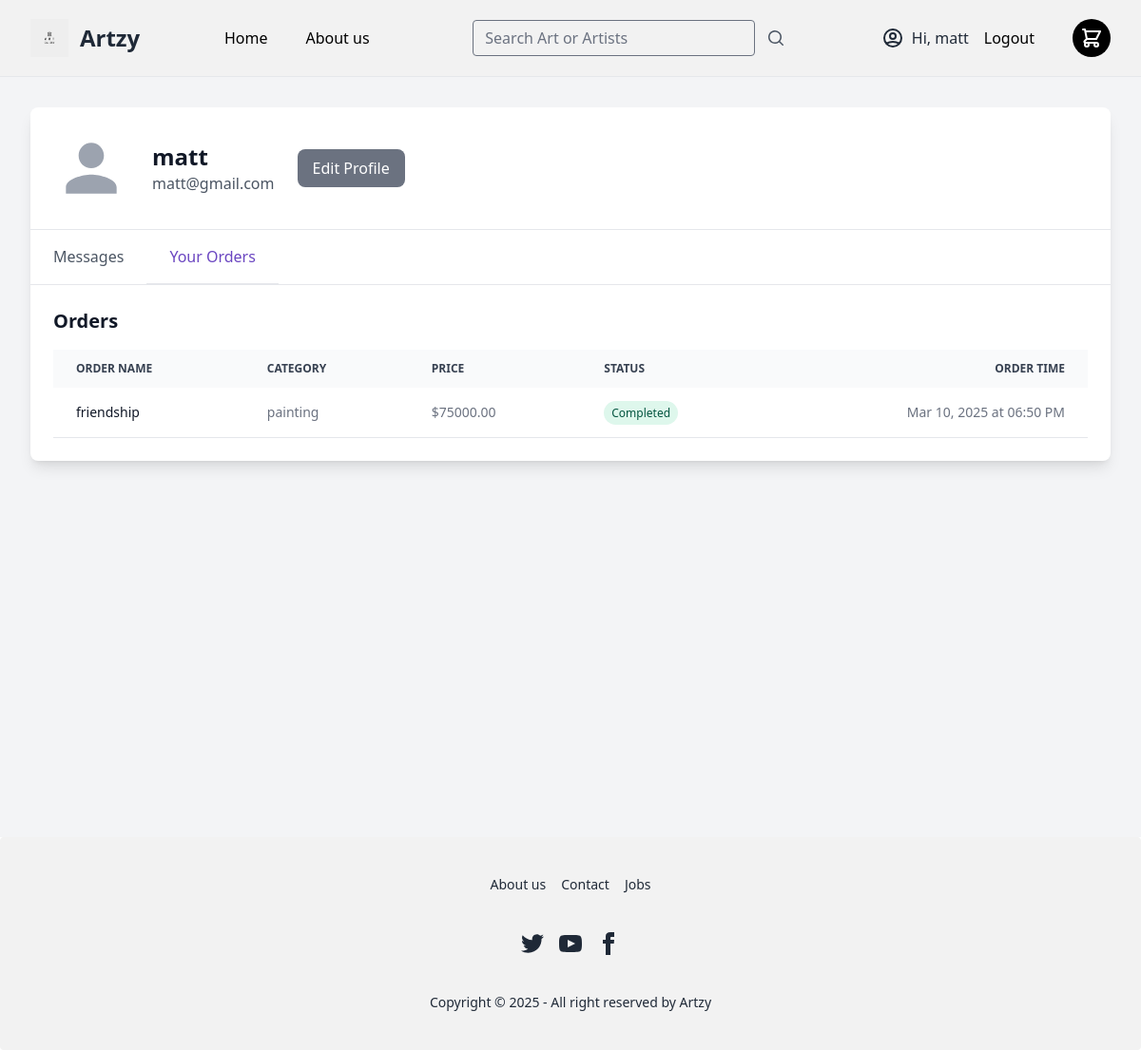
/accounts/profile/ (signed in), run on an earlier commit of the app's database.
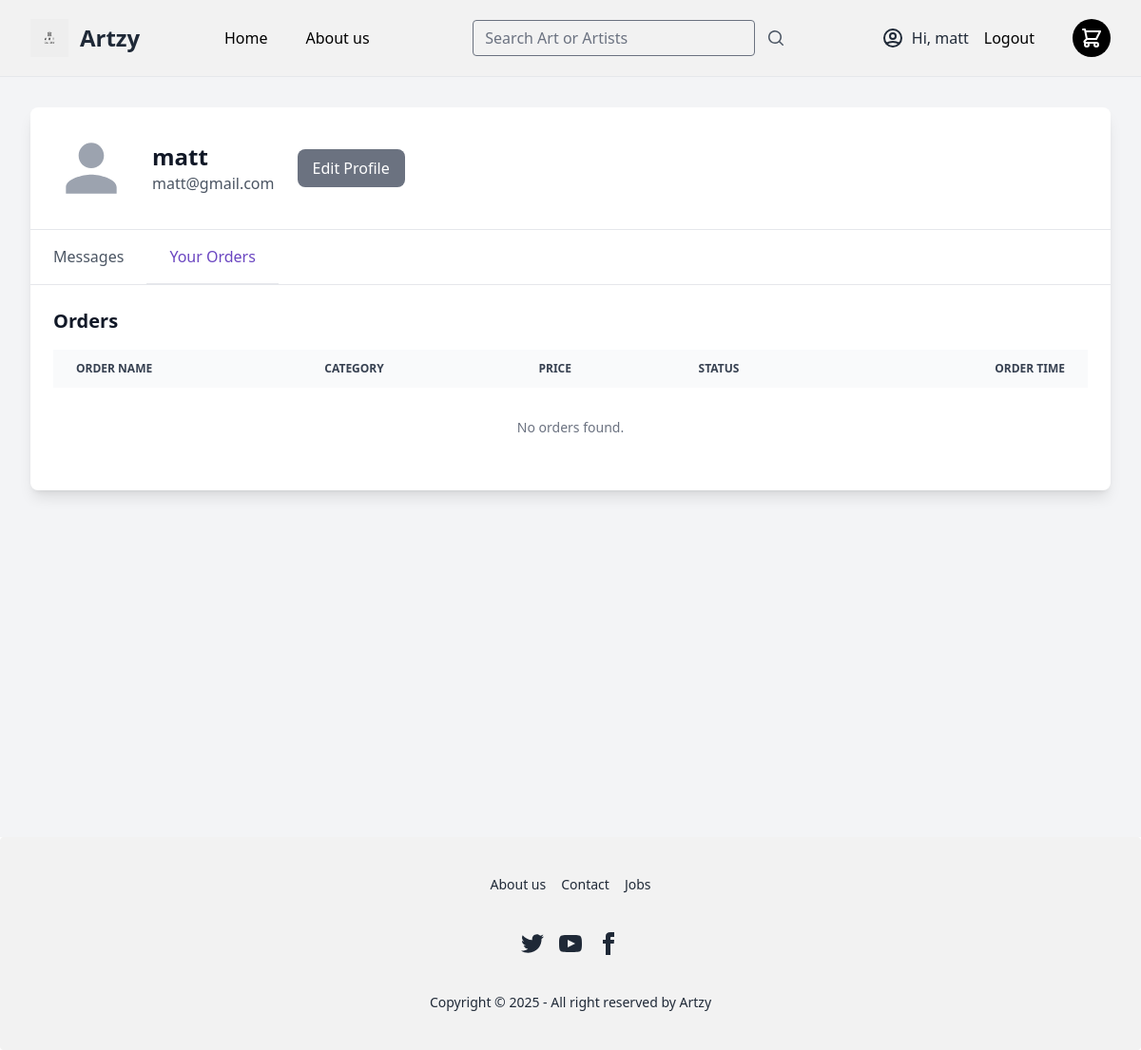
And on a later commit of the database.
### orders/models.py (models this page shows, shortened)
class Order(models.Model):
    user = models.ForeignKey(User, on_delete=models.CASCADE)
    artwork = models.ForeignKey(Artwork, on_delete=models.CASCADE)
    quantity = models.PositiveIntegerField(default=1)
    total_price = models.DecimalField(max_digits=10, decimal_places=2)
    payment_status = models.CharField(max_length=50, default='Pending')
    created_at = models.DateTimeField(auto_now_add=True)

### artworks/models.py (models this page shows, shortened)
class Artwork(models.Model):
    CATEGORY_CHOICES = [
        ('painting', 'Painting'),
        ('digital_art', 'Digital Art'),
        ('drawing', 'Drawing'),
        ('sculpture', 'Sculpture'),
        ('traditional_art', 'Traditional Art'),
        ('crafts', 'Crafts'),
        ('photography', 'Photography'),
        ('mixed_media', 'Mixed Media'),
        ('ceramics', 'Ceramics'),
        ('textile_art', 'Textile Art'),
        ('woodwork', 'Woodwork'),
        ('jewelry', 'Jewelry'),
        ('glass_art', 'Glass Art'),
        ('printmaking', 'Printmaking'),
        ('collage', 'Collage'),
        ('origami', 'Origami'),
        ('embroidery', 'Embroidery'),
        ('miniature_art', 'Miniature Art'),
        ('street_art', 'Street Art'),
        ('eco_art', 'Eco Art'),
        ('metal_art', 'Metal Art'),
    ]
    STATUS_COICES = [
        ('pending', 'Pending'),
        ('approved', 'Approved'),
        ('rejected', 'Rejected'),
    ]
    title = models.CharField(max_length=200)
    description = models.TextField()
    price = models.DecimalField(max_digits=10, decimal_places=2)
    size = models.CharField(max_length=50)
    image = models.ImageField(upload_to='artworks/')
    category = models.CharField(max_length=50, choices=CATEGORY_CHOICES)
    designer = models.ForeignKey(User, on_delete=models.CASCADE)
    sold = models.BooleanField(default=False)
    created_at = models.DateTimeField(auto_now_add=True)
    status = models.CharField(max_length=20, choices= STATUS_COICES, default='pending')
    reviewed_at = models.DateTimeField(null=True, blank=True)
    rejection_reason = models.TextField(null=True, blank=True)
    @property
    def is_approved(self):
        return self.status == 'approved'

### accounts/views.py (the view)
# urls.py: path('profile/', views.user_profile, name='user_profile'),
@login_required
def user_profile(request):
    role = request.user.profile.role
    current_time = timezone.now()
    context = {
        'user': request.user,
        'current_time': current_time.strftime('%Y-%m-%d %H:%M:%S'),
        'current_user': request.user.username,
    }
    if role == 'designer':
        artworks = Artwork.objects.filter(designer=request.user).order_by('-created_at')
        received_orders = Order.objects.filter(artwork__designer=request.user).order_by('-created_at')
        conversations = ArtworkMessage.objects.filter(
            artwork__designer=request.user
        ).values(
            'artwork', 'sender'
        ).annotate(
            latest_message=Max('created_at')
        ).order_by('-latest_message')
        for conv in conversations:
            conv['artwork'] = Artwork.objects.get(id=conv['artwork'])
            conv['sender'] = User.objects.get(id=conv['sender'])
            conv['latest_message'] = ArtworkMessage.objects.filter(
                artwork=conv['artwork'],
                sender=conv['sender']
            ).latest('created_at')
        context.update({
            'artworks': artworks,
            'received_orders': received_orders,
            'conversations': conversations,
            'is_designer': True
        })
        template = 'accounts/designer/profile.html'
    elif role == 'customer':
        orders = Order.objects.filter(user=request.user).order_by('-created_at')
        conversations = ArtworkMessage.objects.filter(
            Q(sender=request.user) | Q(receiver=request.user)
        ).values(
            'artwork', 'sender'
        ).annotate(
            latest_message=Max('created_at')
        ).order_by('-latest_message')
        for conv in conversations:
            conv['artwork'] = Artwork.objects.get(id=conv['artwork'])
            conv['sender'] = User.objects.get(id=conv['sender'])
            conv['latest_message'] = ArtworkMessage.objects.filter(
                artwork=conv['artwork']
            ).latest('created_at')
        context.update({
            'orders': orders,
            'conversations': conversations,
            'is_customer': True
        })
        template = 'accounts/customer/profile.html'
    else:
        messages.error(request, "Access Denied: Invalid role")
        return redirect('home')
    return render(request, template, context)

### accounts/templates/accounts/customer/profile.html (shortened to what the changed rows need)
{% extends "base.html" %}
{% block content %}
<div class="bg-gray-100 min-h-screen p-8">
    <div class="max-w-6xl mx-auto bg-white shadow-lg rounded-lg overflow-hidden">
        <div class="p-6 border-b border-gray-200">
            <div class="flex items-center space-x-6">
                <div class="flex-grow">
                    <h2 class="text-2xl font-bold text-gray-900">{{ user.username }}</h2>
                </div>
            </div>
        </div>
        <div id="orders-tab" class="tab-content p-6">
            <h2 class="text-xl font-bold text-gray-900 mb-4">Orders</h2>
            <div class="overflow-x-auto">
                <table class="w-full text-sm text-left text-gray-500">
                    <thead class="text-xs text-gray-700 uppercase bg-gray-50">
                        <tr>
                            <th scope="col" class="px-6 py-3">Order Name</th>
                            <th scope="col" class="px-6 py-3">Category</th>
                            <th scope="col" class="px-6 py-3">Price</th>
                            <th scope="col" class="px-6 py-3">Status</th>
                            <th scope="col" class="px-6 py-3 text-right">Order Time</th>
                        </tr>
                    </thead>
                    <tbody>
                        {% if orders %}
                            {% for order in orders %}
                                <tr class="bg-white border-b hover:bg-gray-50 transition">
                                    <th scope="row" class="px-6 py-4 font-medium text-gray-900 whitespace-nowrap">
                                        {{ order.artwork.title }}
                                    </th>
                                    <td class="px-6 py-4">{{ order.artwork.category }}</td>
                                    <td class="px-6 py-4">${{ order.total_price }}</td>
                                    <td class="px-6 py-4">
                                        <span class="px-2 py-1 rounded-full text-xs font-medium
                                            {% if order.payment_status == 'Completed' %} bg-green-100 text-green-800
                                            {% elif order.payment_status == 'Pending' %} bg-yellow-100 text-yellow-800
                                            {% else %} bg-gray-100 text-gray-800
                                            {% endif %}">
                                            {{ order.payment_status }}
                                        </span>
                                    </td>
                                    <td class="px-6 py-4 text-right">
                                        {{ order.created_at|date:"M d, Y" }} at {{ order.created_at|time:"h:i A" }}
                                    </td>
                                </tr>
                            {% endfor %}
                        {% else %}
                            <tr class="bg-white">
                                <td colspan="5" class="px-6 py-8 text-center text-gray-500">
                                    No orders found.
                                </td>
                            </tr>
                        {% endif %}
                    </tbody>
                </table>
            </div>
        </div>
            </div>
    </div>
{% endblock %}

What changed in the data, as far as the page shows it:
removed Order: artwork "friendship", artwork.category "painting", total_price "75000.00", payment_status "Completed", created_at "Mar 10, 2025", created_at "06:50 PM"
Also different on the page:
text now shown: "No orders found."
